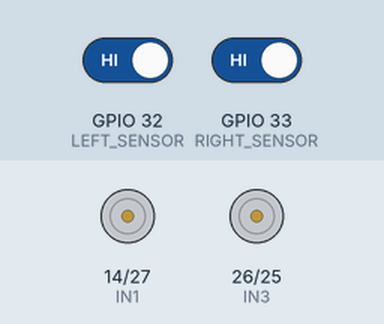
Bench run of a sketch on a simulated ESP32. Parts: motor-driver pin pairs drawn as motors (green arrow = first pin HIGH = forward, orange = second pin HIGH = backward, longer = more drive). The inputs (shaded band) are chosen by the test bench; at power-on: GPIO 32 (LEFT_SENSOR) HIGH, GPIO 33 (RIGHT_SENSOR) HIGH. WiFi joins after 1.5 s; servers stay silent unless stated; what the sketch prints to the serial monitor is not drawn.

Above: at 3.5 s.
3.6 s: GPIO 32 (LEFT_SENSOR) driven LOW
At 4.8 s:
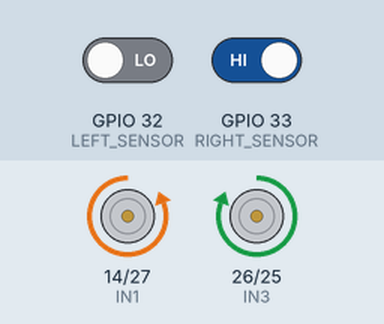
5.1 s: GPIO 33 (RIGHT_SENSOR) driven LOW
At 6.0 s:
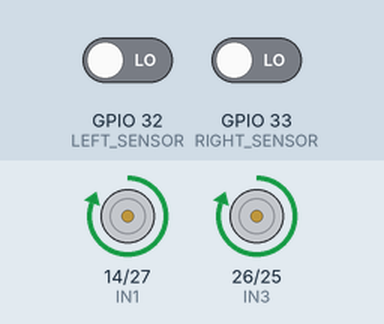
6.6 s: GPIO 32 (LEFT_SENSOR) driven HIGH
At 7.2 s:
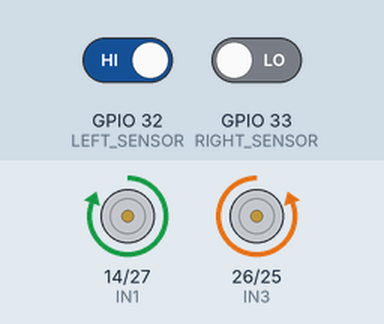
8.1 s: GPIO 33 (RIGHT_SENSOR) driven HIGH
At 8.4 s:
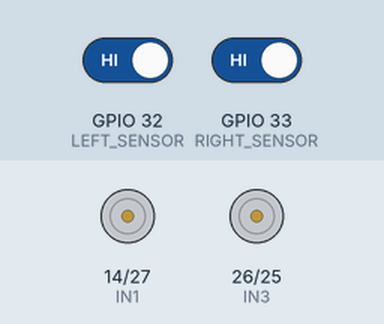
Timing chart, 0 to 11.1 s (numbered marks = the images above; inputs shaded):
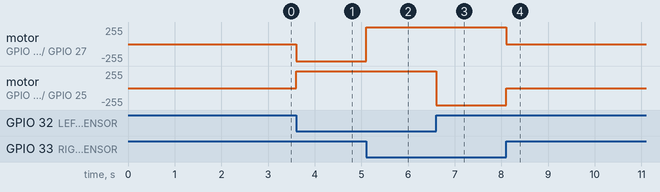

The sketch:

chairigon.ino
```cpp
#define BLYNK_TEMPLATE_ID "TMPL36gqTa1yi"
#define BLYNK_TEMPLATE_NAME "Wheel Chair"
#define BLYNK_AUTH_TOKEN "KoYCLKTOCDo0_yetsH9uhIfKMAyanxYj"
#define BLYNK_PRINT Serial

#define IN1 14
#define IN2 27
#define IN3 26
#define IN4 25

#define LEFT_SENSOR 32
#define RIGHT_SENSOR 33

// Blynk Virtual Pin for Left and Right control
#define VPIN_LEFT V0
#define VPIN_RIGHT V1

#include <WiFi.h>
#include <BlynkSimpleEsp32.h>

// Wi-Fi credentials
const char* ssid = "tsr";
const char* pass = "1234567890";

bool manualControl = false;  // If true, robot is under manual control
bool moveLeft = false;
bool moveRight = false;

void setup() {
  pinMode(IN1, OUTPUT);
  pinMode(IN2, OUTPUT);
  pinMode(IN3, OUTPUT);
  pinMode(IN4, OUTPUT);

  pinMode(LEFT_SENSOR, INPUT);
  pinMode(RIGHT_SENSOR, INPUT);

  Serial.begin(115200);
  stopMotors();
  WiFi.mode(WIFI_STA);
  WiFi.begin(ssid, pass);
  while (WiFi.status() != WL_CONNECTED) {
    delay(1000);
    Serial.println("Connecting to Wi-Fi...");
  }
  Serial.println("Connected to Wi-Fi");

  Blynk.begin(BLYNK_AUTH_TOKEN,ssid,pass);
}

void loop() {
  Blynk.run();  // Run Blynk
  if (!manualControl) {  // Line following logic only when not in manual control mode
    int leftState = digitalRead(LEFT_SENSOR);
    int rightState = digitalRead(RIGHT_SENSOR);
    Serial.print("Left Sensor: ");
    Serial.println(leftState);

    if (leftState == LOW && rightState == LOW) {  // Both sensors on the line
      moveForward();
    } else if (leftState == HIGH && rightState == LOW) {  // Left sensor off the line, right sensor on the line
      turnRight();
    } else if (leftState == LOW && rightState == HIGH) {  // Left sensor on the line, right sensor off the line
      turnLeft();
    } else {  // Both sensors off the line
      stopMotors();
    }
  }
}

// Blynk Button 1 (Left Control)
BLYNK_WRITE(VPIN_LEFT) {
  int pinValue = param.asInt();  // Get button value (0 or 1)
  if (pinValue) {  // Button pressed
    manualControl = true;
    moveLeft = true;
    turnLeft();
    delay(1000);  // Move left for 1 second
    manualControl = false;
  }
}

// Blynk Button 2 (Right Control)
BLYNK_WRITE(VPIN_RIGHT) {
  int pinValue = param.asInt();  // Get button value (0 or 1)
  if (pinValue) {  // Button pressed
    manualControl = true;
    moveRight = true;
    turnRight();
    delay(1000);  // Move right for 1 second
    manualControl = false;
  }
}

void moveForward() {
  digitalWrite(IN1, HIGH);
  digitalWrite(IN2, LOW);
  digitalWrite(IN3, HIGH);
  digitalWrite(IN4, LOW);
}

void moveBackward() {
  digitalWrite(IN1, LOW);
  digitalWrite(IN2, HIGH);
  digitalWrite(IN3, LOW);
  digitalWrite(IN4, HIGH);
}

void turnLeft() {
  digitalWrite(IN1, LOW);
  digitalWrite(IN2, HIGH);
  digitalWrite(IN3, HIGH);
  digitalWrite(IN4, LOW);
}

void turnRight() {
  digitalWrite(IN1, HIGH);
  digitalWrite(IN2, LOW);
  digitalWrite(IN3, LOW);
  digitalWrite(IN4, HIGH);
}

void stopMotors() {
  digitalWrite(IN1, LOW);
  digitalWrite(IN2, LOW);
  digitalWrite(IN3, LOW);
  digitalWrite(IN4, LOW);
}
```

Measured:
- after the input at 3.6 s, motor on GPIO 14 (IN1) / GPIO 27 (IN2): stopped → backward 255/255 at once; motor on GPIO 26 (IN3) / GPIO 25 (IN4): stopped → forward 255/255 at once
- after the input at 5.1 s, motor on GPIO 14 (IN1) / GPIO 27 (IN2): backward 255/255 → forward 255/255 at once
- after the input at 6.6 s, motor on GPIO 26 (IN3) / GPIO 25 (IN4): forward 255/255 → backward 255/255 at once
- after the input at 8.1 s, motor on GPIO 14 (IN1) / GPIO 27 (IN2): forward 255/255 → stopped at once; motor on GPIO 26 (IN3) / GPIO 25 (IN4): backward 255/255 → stopped at once
